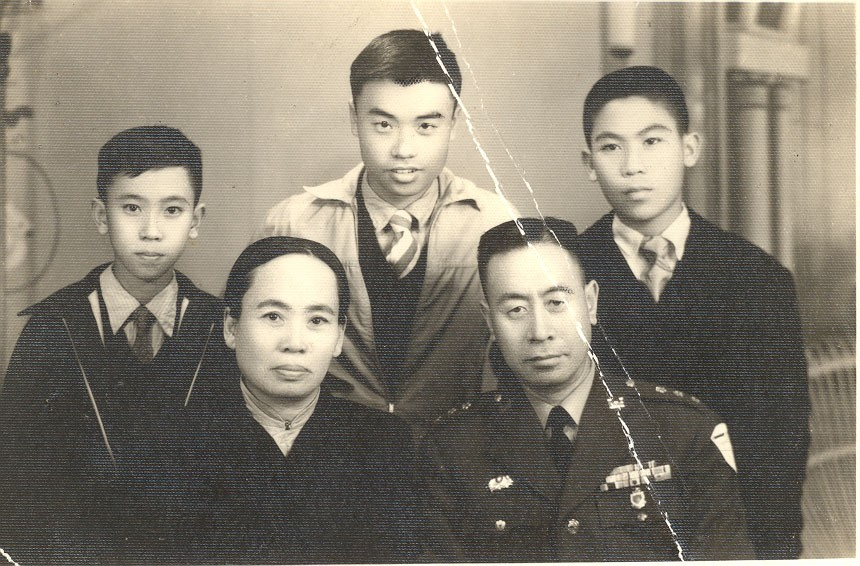
#> input picture src/image_restoration/restaurar.jpg, 860 x 566 px
$ python image_restoration.py
#> lines starting #> are read from the running program, lines starting #| are printed output that depends on the picture
# -*- coding: utf-8 -*-
"""
Created on Sat Mar 31 21:51:01 2018

@author: Javier
"""

import numpy as np
import cv2

img = cv2.imread('restaurar.jpg')
#> img is the input picture: shape (566, 860, 3); mean B, G, R 112.6, 126.2, 133.1
mask = cv2.imread('mask.jpg',0)
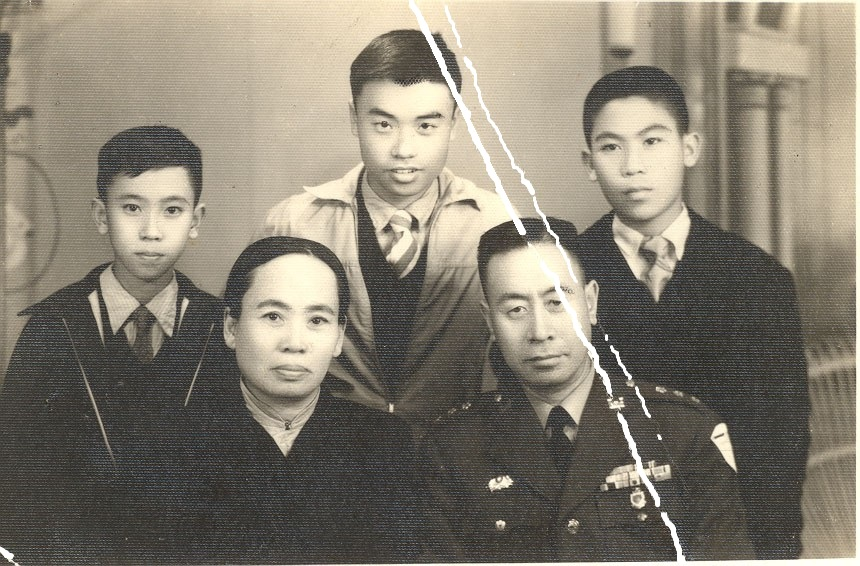
#> input picture src/image_restoration/mask.jpg, 860 x 566 px
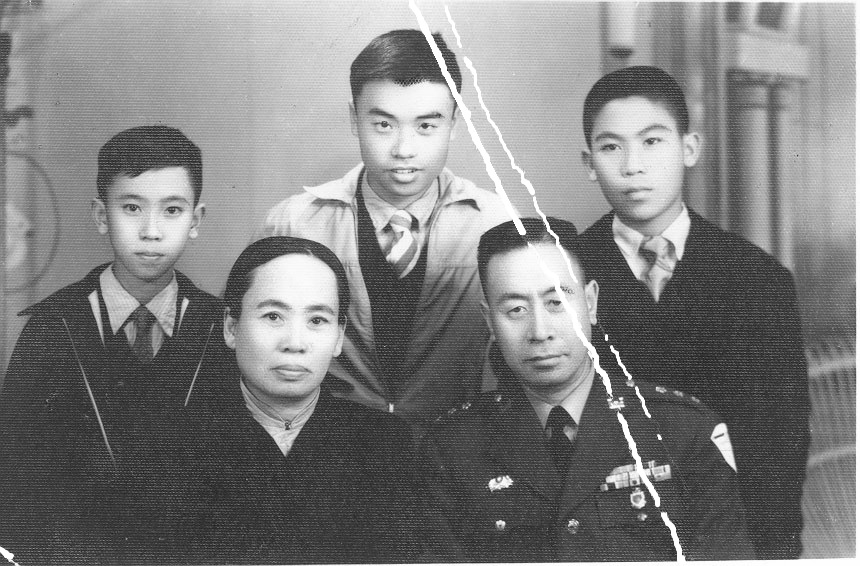
#> mask: shape (566, 860); min 17, max 255, mean 127.4


mask[np.logical_and(mask>0, mask < 246)] = 0
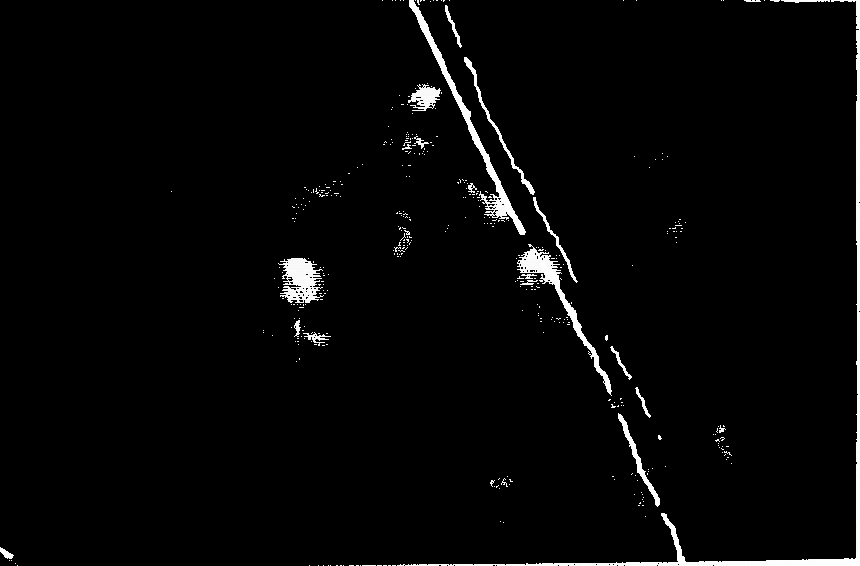
#> mask: shape (566, 860); min 0, max 255, mean 6.5
cv2.imshow('mask',mask)
dst = cv2.inpaint(img,mask,3,cv2.INPAINT_TELEA)

cv2.imshow('dst',dst)
cv2.waitKey(0)
cv2.destroyAllWindows()
